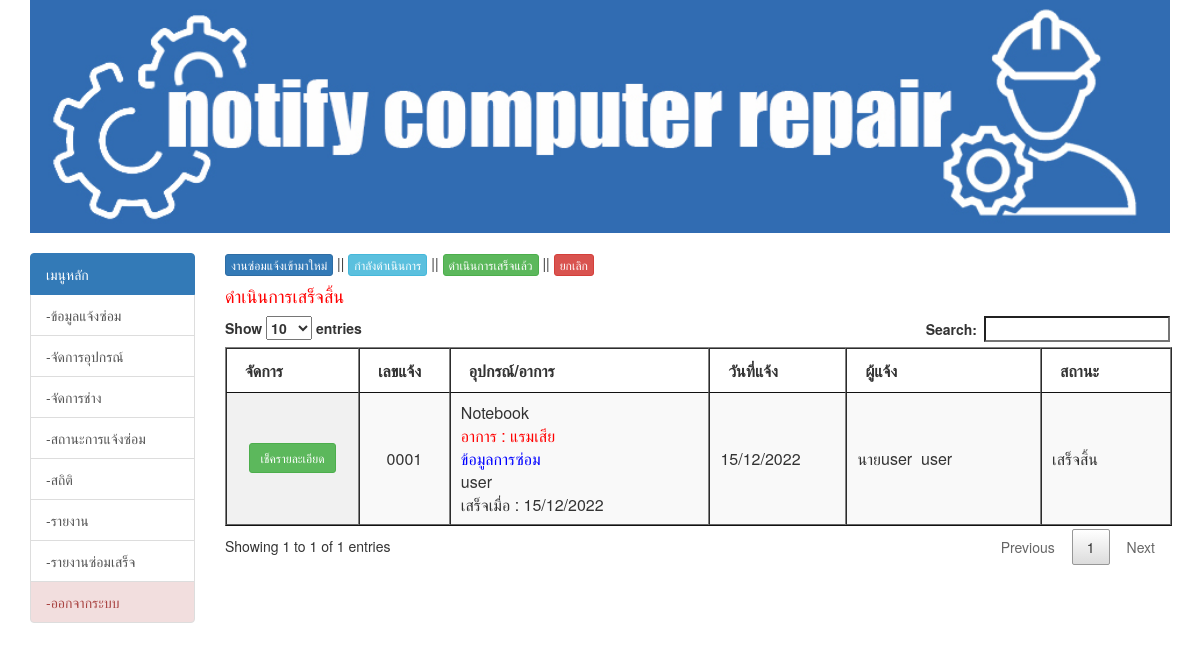
The app's page /new_case.php?act=3 (signed in) with its own data.
### tables this page shows
CREATE TABLE `tbl_device_case` (
  `pd_number` int(4) UNSIGNED ZEROFILL NOT NULL COMMENT 'เลขที่แจ้งปัญหา',
  `der_id` int(11) NOT NULL COMMENT 'รหัสเครื่อง',
  `der_name` varchar(50) NOT NULL COMMENT 'ชื่ออุปกรณ์',
  `pd_detail` varchar(50) NOT NULL COMMENT 'รายละเอียดการแจ้ง',
  `pd_date` date NOT NULL COMMENT 'วันที่',
  `pd_intail` varchar(10) NOT NULL COMMENT 'คำนำหน้า',
  `pd_name` varchar(50) NOT NULL COMMENT 'ชื่อ',
  `pd_lname` varchar(50) NOT NULL COMMENT 'นามสกุล',
  `pd_position` varchar(50) NOT NULL COMMENT 'ตำแหน่ง',
  `pd_tell` varchar(10) NOT NULL COMMENT 'เบอร์โทร',
  `pd_email` varchar(100) NOT NULL COMMENT 'อีเมลล์',
  `st_id` int(11) NOT NULL,
  `datesave` timestamp NOT NULL DEFAULT current_timestamp() COMMENT 'วันเวลาที่เพิ่มข้อมูล'
);

CREATE TABLE `tbl_report` (
  `rr_id` int(11) NOT NULL COMMENT 'เลขที่รายละเอียดการซ่อม',
  `der_id` int(11) NOT NULL COMMENT 'รหัสครุภัณฑ์',
  `der_name` varchar(50) NOT NULL COMMENT 'ชื่อ',
  `pd_number` int(4) UNSIGNED ZEROFILL NOT NULL COMMENT 'เลขที่การแจ้งปัญหา',
  `pd_detail` varchar(50) NOT NULL COMMENT 'รายละเอียดการแจ้ง',
  `rr_date` date NOT NULL COMMENT 'วันที่',
  `rr_datel` date DEFAULT NULL COMMENT 'วันที่ซ่อม',
  `admin_id` int(11) DEFAULT NULL COMMENT 'รหัสเจ้าหน้าที่',
  `rr_repain_detial` text DEFAULT NULL,
  `datesave` timestamp NOT NULL DEFAULT current_timestamp() COMMENT 'วันเวลาที่เพิ่มข้อมูล'
);

CREATE TABLE `tbl_status` (
  `st_id` int(11) NOT NULL,
  `st_name` varchar(50) NOT NULL
);

### new_case_list3.php (the view, shortened to what this page needs)
<?php require_once('Connections/Repair.php');
$query_newsca = "
SELECT * FROM tbl_device_case as d, tbl_status  as t, tbl_report as r
WHERE d.st_id = 3
AND d.st_id=t.st_id
AND d.pd_number=r.pd_number
GROUP BY d.pd_number
ORDER BY d.pd_number DESC";
$newsca = mysqli_query($condb , $query_newsca) or die(mysqli_error($condb));
$row_newsca = mysqli_fetch_assoc($newsca);
$totalRows_newsca = mysqli_num_rows($newsca);
?>
<body>
<h4 style="color:red">ดำเนินการเสร็จสิ้น  </h4>
<table width="100%" border="1" cellspacing="0" class="display" id="example">
		<thead>
        <tr class="info">
    <th width="7%">จัดการ</th>
    <th width="7%">เลขแจ้ง</th>
    <th width="20%">อุปกรณ์/อาการ</th>
    <th width="10%">วันที่แจ้ง</th>
    <th width="15%">ผู้แจ้ง</td>
    <th width="10%">สถานะ</th>
  </tr>
  </thead>
  <?php if($totalRows_newsca > 0){ ?>
  <?php do { ?>
    <tr>
      <td align="center">
      <a href="new_case_detail3.php?pd_number=<?php echo $row_newsca['pd_number']; ?>" target="_blank" class="btn btn-success btn-sm">
      เช็ครายละเอียด </a>
      </td>
      <td align="center"><?php echo $row_newsca['pd_number']; ?></td>
      <td>
       <?php echo $row_newsca['der_name']; ?>
       <br>
       <font color="red">
	  อาการ : <?php echo $row_newsca['pd_detail']; ?>
      </font>
      <br>
      <font color="blue"> ข้อมูลการซ่อม </font> <br>
      <?php echo $row_newsca['rr_repain_detial']; ?>
      <br>
      เสร็จเมื่อ : <?php echo date('d/m/Y',strtotime($row_newsca['rr_datel'])); ?>
      </td>
      <td><?php echo date('d/m/Y',strtotime($row_newsca['datesave'])); ?></td>
      <td><?php echo $row_newsca['pd_intail']; ?><?php echo $row_newsca['pd_name']; ?>&nbsp; <?php echo $row_newsca['pd_lname']; ?></td>
      <td><?php echo $row_newsca['st_name']; ?></td>
    </tr>
    <?php } while ($row_newsca = mysqli_fetch_assoc($newsca)); ?>
    <?php } ?>
</table>
</body>
</html>

### records on screen
tbl_device_case: tbl_report.pd_number "0001", tbl_report.der_name "Notebook", tbl_report.pd_detail "แรมเสีย", tbl_report.rr_repain_detial "user", tbl_report.rr_datel "15/12/2022", tbl_report.datesave "15/12/2022", pd_intail "นาย", pd_name "user", pd_lname "user", st.st_name "เสร็จสิ้น"
